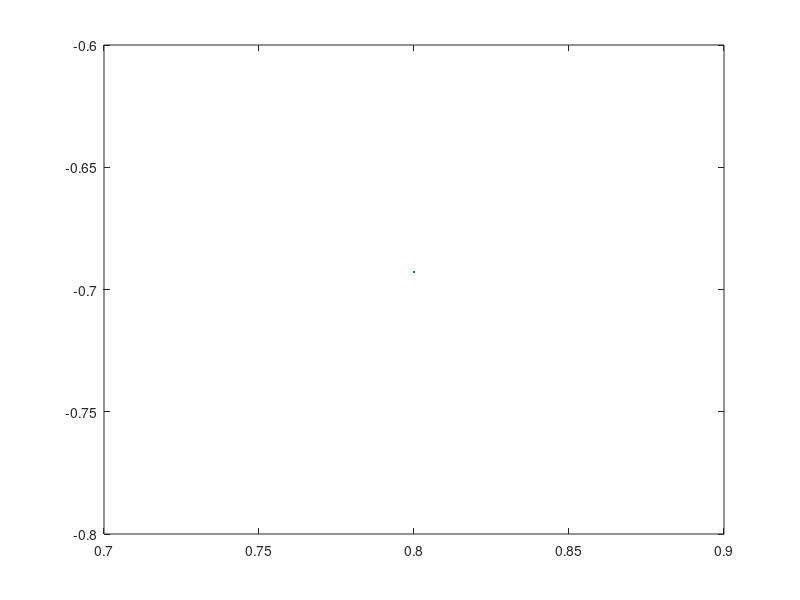

Reproduce this figure in MATLAB.
%% Ryan Fahrenkrug
% MECH 105
% Homework 2
% Revision A
% 8/25/2017
%% Problem 1
clc
clear
% Section 1.1
q=10; % Inital Charge
R=60; % Resistance
L=9; % Inductance
C=0.00005; % Capacitance
for t=0:0.1:0.8; % time from 0 to 0.8
qt=q*exp((-R.*t)/(2*L))*cos(sqrt((1/(L*C))-((R/(2*L))^2).*t)); % Charge on capacitor qt as a function of time
fprintf('qt= %2.3f\n',qt)
fprintf('f=%1.1f\n',t)
end
plot(t,qt)
